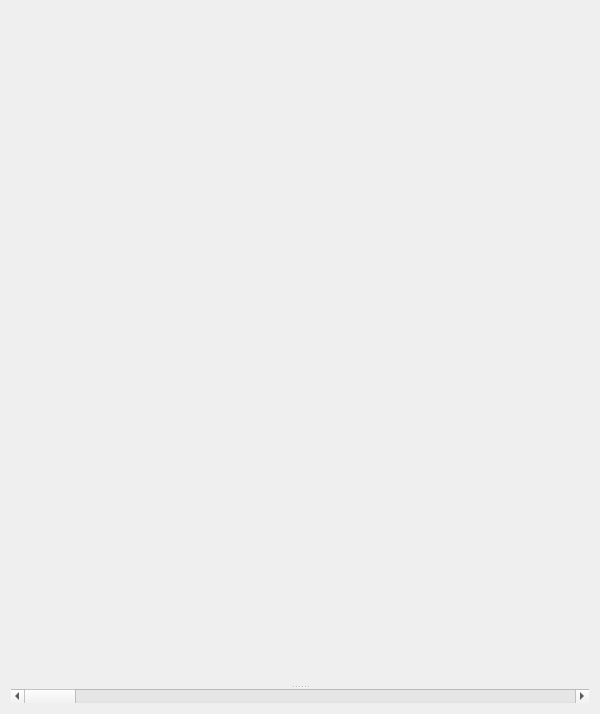
<?xml version="1.0" encoding="UTF-8"?>
<ui version="4.0">
 <class>Form</class>
 <widget class="QWidget" name="Form">
  <property name="geometry">
   <rect>
    <x>0</x>
    <y>0</y>
    <width>600</width>
    <height>714</height>
   </rect>
  </property>
  <property name="windowTitle">
   <string>Form</string>
  </property>
  <layout class="QHBoxLayout" name="horizontalLayout">
   <item>
    <widget class="QSplitter" name="splitter">
     <property name="orientation">
      <enum>Qt::Vertical</enum>
     </property>
     <widget class="QWidget" name="widget" native="true">
      <property name="sizePolicy">
       <sizepolicy hsizetype="Preferred" vsizetype="Preferred">
        <horstretch>0</horstretch>
        <verstretch>40</verstretch>
       </sizepolicy>
      </property>
     </widget>
     <widget class="QScrollBar" name="horizontalScrollBar">
      <property name="sizePolicy">
       <sizepolicy hsizetype="Minimum" vsizetype="Fixed">
        <horstretch>0</horstretch>
        <verstretch>0</verstretch>
       </sizepolicy>
      </property>
      <property name="orientation">
       <enum>Qt::Horizontal</enum>
      </property>
     </widget>
    </widget>
   </item>
  </layout>
 </widget>
 <resources/>
 <connections/>
</ui>
